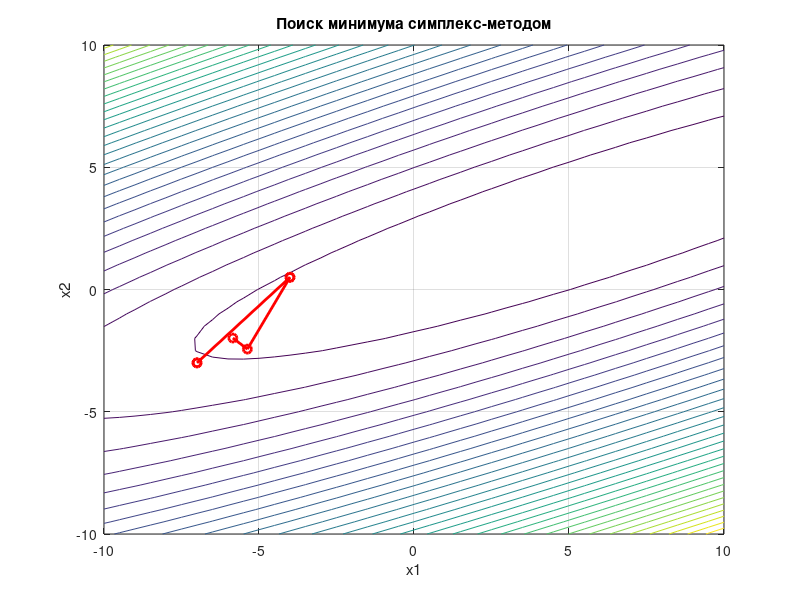

The MATLAB script that drew this image:
clc;
clear;

% Исходная функция
f = @(x) (x(1) - 2*x(2))^2 + (x(2) - 3)^2;

% Параметры
l = 4;
c = 2;
eps = 1.5;

% Построение начального симплекса
x1 = [-7; -7];
x2 = [-3; -7];
x3 = [-7; -3];

simplex = [x1 x2 x3];

% Таблица результатов
results = [];

k = 1;

while true
    % Вычисление значений функции
    fvals = [f(simplex(:,1)), f(simplex(:,2)), f(simplex(:,3))];
    
    % Сортировка
    [fvals, idx] = sort(fvals);
    simplex = simplex(:, idx);
    
    % Центр тяжести (без худшей точки)
    xc = (simplex(:,1) + simplex(:,2)) / 2;
    
    % Отражение
    xr = xc + c * (xc - simplex(:,3));
    
    if f(xr) < fvals(2)
        simplex(:,3) = xr;
    else
        % Сжатие
        simplex(:,3) = (simplex(:,3) + xc) / 2;
    end
    
    % Запись результатов
    results = [results; k, simplex(:,1)', f(simplex(:,1))];
    
    % Проверка остановки
    if max(abs(fvals - mean(fvals))) < eps
        break;
    end
    
    k = k + 1;
end

% Вывод
disp('Итерации:');
disp('       k        x1        x2       f(x)');
disp(results);

disp('Минимум:');
disp(simplex(:,1));
disp(f(simplex(:,1)));

% График
[x1g, x2g] = meshgrid(-10:0.5:10, -10:0.5:10);
zg = (x1g - 2*x2g).^2 + (x2g - 3).^2;

figure;
contour(x1g, x2g, zg, 30);
hold on;
plot(results(:,2), results(:,3), 'r-o', 'LineWidth', 2);
title('Поиск минимума симплекс-методом');
xlabel('x1');
ylabel('x2');
grid on;
